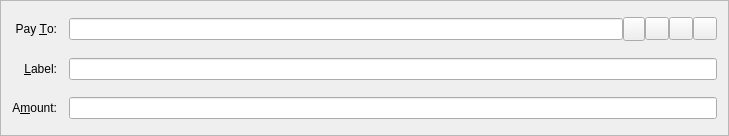
<?xml version="1.0" encoding="UTF-8"?>
<ui version="4.0">
 <class>SendCoinsEntry</class>
 <widget class="QFrame" name="SendCoinsEntry">
  <property name="geometry">
   <rect>
    <x>0</x>
    <y>0</y>
    <width>729</width>
    <height>136</height>
   </rect>
  </property>
  <property name="windowTitle">
   <string>Form</string>
  </property>
  <property name="frameShape">
   <enum>QFrame::StyledPanel</enum>
  </property>
  <property name="frameShadow">
   <enum>QFrame::Sunken</enum>
  </property>
  <layout class="QGridLayout" name="gridLayout">
   <property name="spacing">
    <number>12</number>
   </property>
   <item row="5" column="0">
    <widget class="QLabel" name="label">
     <property name="text">
      <string>A&amp;mount:</string>
     </property>
     <property name="alignment">
      <set>Qt::AlignRight|Qt::AlignTrailing|Qt::AlignVCenter</set>
     </property>
     <property name="buddy">
      <cstring>payAmount</cstring>
     </property>
    </widget>
   </item>
   <item row="3" column="0">
    <widget class="QLabel" name="label_2">
     <property name="text">
      <string>Pay &amp;To:</string>
     </property>
     <property name="alignment">
      <set>Qt::AlignRight|Qt::AlignTrailing|Qt::AlignVCenter</set>
     </property>
     <property name="buddy">
      <cstring>payTo</cstring>
     </property>
    </widget>
   </item>
   <item row="5" column="1">
    <widget class="BitcoinAmountField" name="payAmount"/>
   </item>
   <item row="4" column="1">
    <layout class="QHBoxLayout" name="horizontalLayout_2">
     <property name="spacing">
      <number>0</number>
     </property>
     <item>
      <widget class="QValidatedLineEdit" name="addAsLabel">
       <property name="enabled">
        <bool>true</bool>
       </property>
       <property name="toolTip">
        <string>Enter a label for this address to add it to your address book</string>
       </property>
      </widget>
     </item>
    </layout>
   </item>
   <item row="4" column="0">
    <widget class="QLabel" name="label_4">
     <property name="text">
      <string>&amp;Label:</string>
     </property>
     <property name="alignment">
      <set>Qt::AlignRight|Qt::AlignTrailing|Qt::AlignVCenter</set>
     </property>
     <property name="buddy">
      <cstring>addAsLabel</cstring>
     </property>
    </widget>
   </item>
   <item row="3" column="1">
    <layout class="QHBoxLayout" name="payToLayout">
     <property name="spacing">
      <number>0</number>
     </property>
     <item>
      <widget class="QValidatedLineEdit" name="payTo">
       <property name="toolTip">
        <string>The address to send the payment to  (e.g. pinkcoinfwYhBmGXcFP2Po1NpRUEiK8km2)</string>
       </property>
       <property name="maxLength">
        <number>34</number>
       </property>
      </widget>
     </item>
     <item>
      <widget class="QPushButton" name="walletPinkButton">
       <property name="minimumSize">
        <size>
         <width>22</width>
         <height>24</height>
        </size>
       </property>
       <property name="maximumSize">
        <size>
         <width>22</width>
         <height>24</height>
        </size>
       </property>
       <property name="text">
        <string/>
       </property>
       <property name="icon">
        <iconset resource="../bitcoin.qrc">
         <normaloff>:/icons/1search</normaloff>:/icons/1search</iconset>
       </property>
      </widget>
     </item>
     <item>
      <widget class="QToolButton" name="addressBookButton">
       <property name="toolTip">
        <string>Choose address from address book</string>
       </property>
       <property name="text">
        <string/>
       </property>
       <property name="icon">
        <iconset resource="../bitcoin.qrc">
         <normaloff>:/icons/1addressbook</normaloff>:/icons/1addressbook</iconset>
       </property>
       <property name="shortcut">
        <string>Alt+A</string>
       </property>
      </widget>
     </item>
     <item>
      <widget class="QToolButton" name="pasteButton">
       <property name="toolTip">
        <string>Paste address from clipboard</string>
       </property>
       <property name="text">
        <string/>
       </property>
       <property name="icon">
        <iconset resource="../bitcoin.qrc">
         <normaloff>:/icons/editpaste</normaloff>:/icons/editpaste</iconset>
       </property>
       <property name="shortcut">
        <string>Alt+P</string>
       </property>
      </widget>
     </item>
     <item>
      <widget class="QToolButton" name="deleteButton">
       <property name="toolTip">
        <string>Remove this recipient</string>
       </property>
       <property name="text">
        <string/>
       </property>
       <property name="icon">
        <iconset resource="../bitcoin.qrc">
         <normaloff>:/icons/remove</normaloff>:/icons/remove</iconset>
       </property>
      </widget>
     </item>
    </layout>
   </item>
  </layout>
 </widget>
 <customwidgets>
  <customwidget>
   <class>QValidatedLineEdit</class>
   <extends>QLineEdit</extends>
   <header>qvalidatedlineedit.h</header>
  </customwidget>
  <customwidget>
   <class>BitcoinAmountField</class>
   <extends>QLineEdit</extends>
   <header>bitcoinamountfield.h</header>
   <container>1</container>
  </customwidget>
 </customwidgets>
 <resources>
  <include location="../bitcoin.qrc"/>
 </resources>
 <connections/>
</ui>
